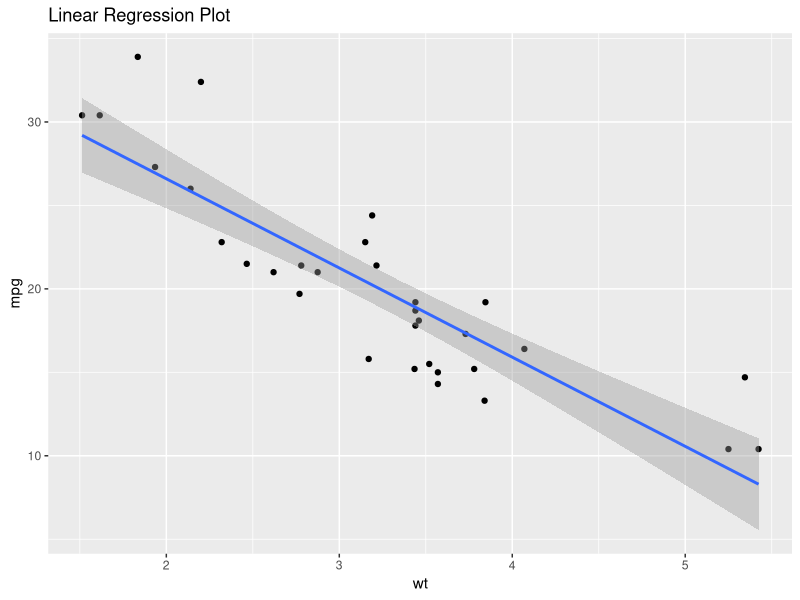

Recreate this plot in R.
## ---- chunk 1
library(dplyr)
library(ggplot2)
## ---- chunk 2
summary(mtcars)
## ---- chunk 3
fit <- lm(mpg ~ wt, mtcars)
## ---- chunk 4
summary(fit) 
## ---- chunk 5
#| fig-width: 5
#| fig-height: 5
mtcars %>% 
  ggplot(aes(wt, mpg)) +
  geom_point() +
  geom_smooth(method='lm', formula = y ~ x) +
  ggtitle("Linear Regression Plot")
## ---- chunk 6
# Residuals:
#     Min      1Q  Median      3Q     Max 
# -4.5432 -2.3647 -0.1252  1.4096  6.8727 
## ---- chunk 7
resid(fit)
## ---- chunk 8
# Coefficients:
#             Estimate Std. Error t value Pr(>|t|)    
# (Intercept)  37.2851     1.8776  19.858  < 2e-16 ***
# wt           -5.3445     0.5591  -9.559 1.29e-10 ***
## ---- chunk 9
# 30 degrees of freedom
## ---- chunk 10
# Residual standard error: 3.046
## ---- chunk 11
y <- mtcars$mpg
y_hat <- predict(fit)
df <- 30 # degrees of freedom

sqrt(sum((y - y_hat)^2)/df)
## ---- chunk 12
# Multiple R-squared:  0.7528
## ---- chunk 13
RMSE <- sqrt(mean(resid(fit)^2))

RMSE
## ---- chunk 14
# Adjusted R-squared:  0.7446
## ---- chunk 15
# F-statistic: 91.38 on 1 and 30 DF
## ---- chunk 16
# p-value: 1.294e-10
## ---- chunk 17
miles_to_kilometers <- 1.61
gallons_to_liters <- 3.79
lb_to_kg <- 0.45

fit_not_english <- lm(I(mpg*miles_to_kilometers/gallons_to_liters) ~ I(wt*lb_to_kg), mtcars)

summary(fit_not_english)
